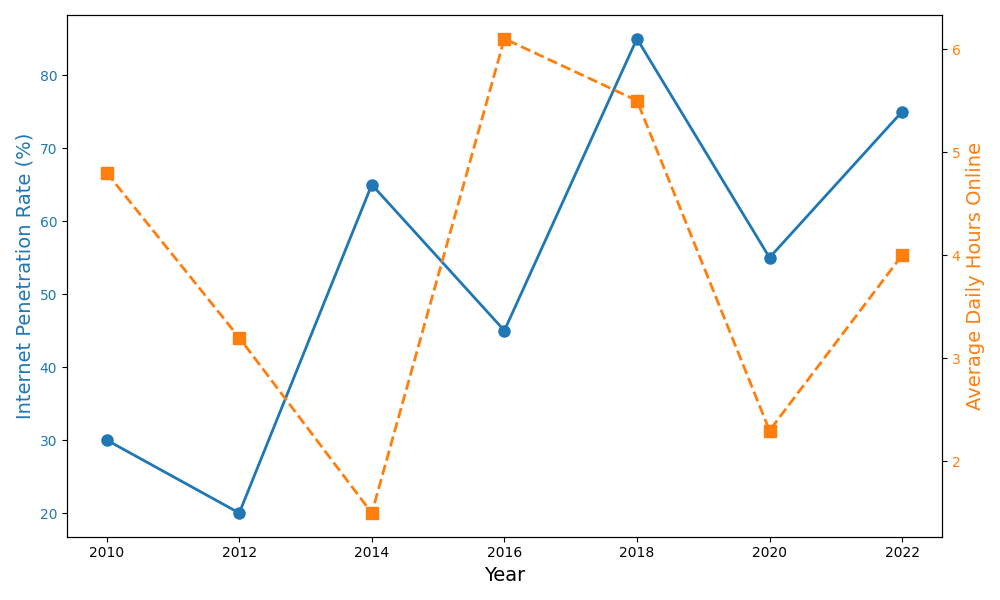

Write the Python code that produced this figure.
import matplotlib.pyplot as plt
import numpy as np

# Data with manually shuffled elements
years = np.array([2010, 2012, 2014, 2016, 2018, 2020, 2022])
penetration_rate = np.array([30, 20, 65, 45, 85, 55, 75])
avg_daily_hours_online = np.array([4.8, 3.2, 1.5, 6.1, 5.5, 2.3, 4.0])

fig, ax1 = plt.subplots(figsize=(10, 6))

# Line plot for internet penetration rate
color1 = 'tab:blue'
ax1.set_xlabel('Year', fontsize=14)
ax1.set_ylabel('Internet Penetration Rate (%)', fontsize=14, color=color1)
ax1.plot(years, penetration_rate, color=color1, marker='o', markersize=8, 
         linestyle='-', linewidth=2)
ax1.tick_params(axis='y', labelcolor=color1)

# Second y-axis for average daily hours online
ax2 = ax1.twinx()
color2 = 'tab:orange'
ax2.set_ylabel('Average Daily Hours Online', fontsize=14, color=color2)
ax2.plot(years, avg_daily_hours_online, color=color2, marker='s', markersize=8, 
         linestyle='--', linewidth=2)
ax2.tick_params(axis='y', labelcolor=color2)

# Automatically adjust the layout to avoid overlap
plt.tight_layout()

# Show the plot
plt.show()
